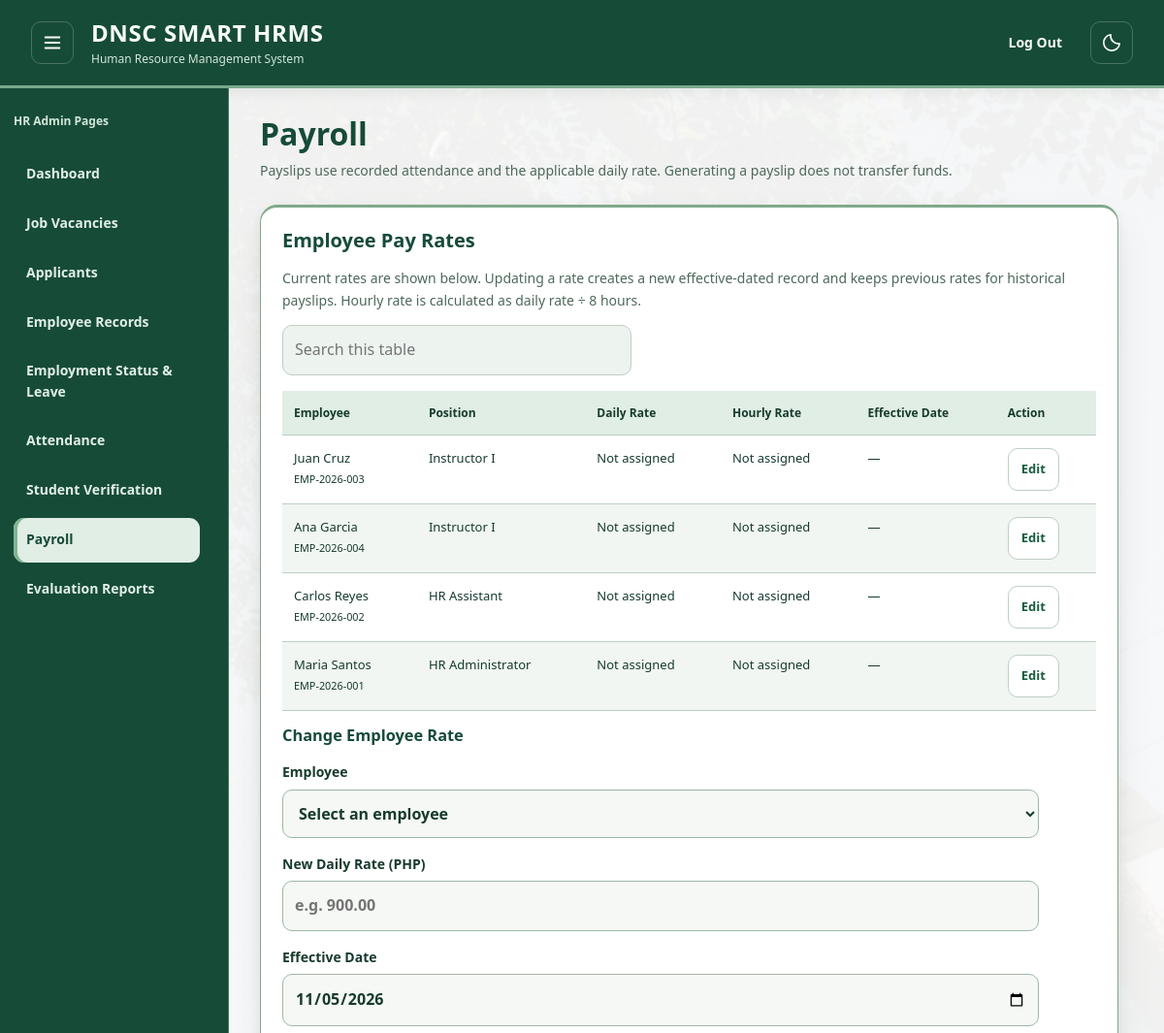
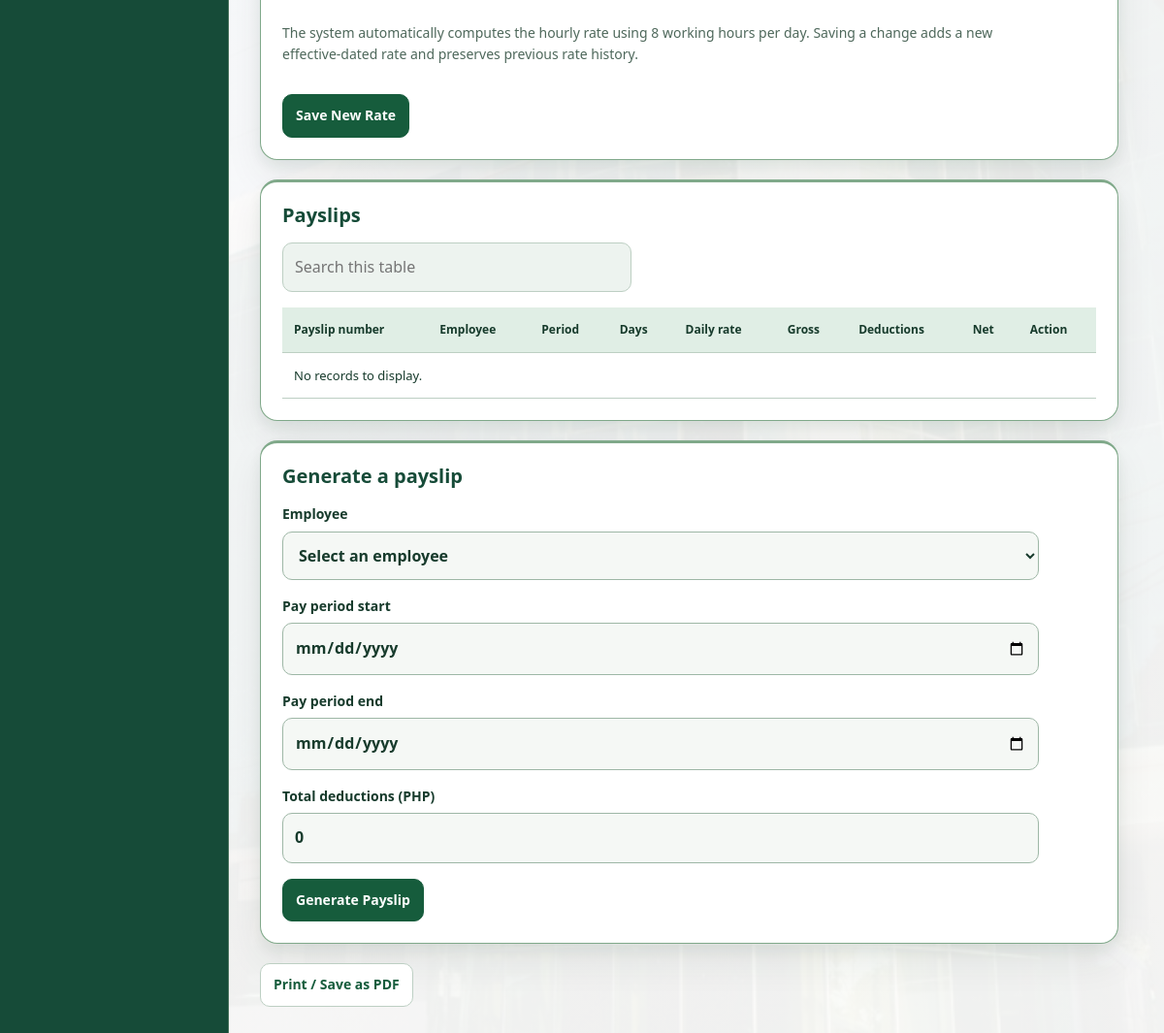
The page /hr-admin/HR_Admin_Payroll.php (signed in) on the database its author committed (2 pictures, top to bottom).
### tables this page shows
CREATE TABLE `employees` (
  `id` bigint(20) NOT NULL,
  `user_id` bigint(20) NOT NULL,
  `employee_number` varchar(30) NOT NULL,
  `rfid_card_number` varchar(50) DEFAULT NULL,
  `first_name` varchar(50) NOT NULL,
  `middle_name` varchar(50) DEFAULT NULL,
  `last_name` varchar(50) NOT NULL,
  `department_id` bigint(20) NOT NULL,
  `position_title` varchar(100) NOT NULL,
  `is_faculty` tinyint(1) DEFAULT 1,
  `date_hired` date NOT NULL,
  `current_status` enum('active','on_leave','resigned','terminated') DEFAULT 'active',
  `created_at` timestamp NOT NULL DEFAULT current_timestamp(),
  `updated_at` timestamp NOT NULL DEFAULT current_timestamp() ON UPDATE current_timestamp()
);

### hr-admin/HR_Admin_Payroll.php (the view, shortened to what this page needs)
<?php
$pdo = db();
function e($v): string
{
  return htmlspecialchars((string)$v, ENT_QUOTES, 'UTF-8');
}
$form = [
  'employee_id'       => '',
  'period_start_date' => '',
  'period_end_date'   => '',
  'deductions'        => '0',
];
$rateForm = [
  'employee_id' => '',
  'daily_rate' => '',
  'effective_date' => date('Y-m-d'),
];
$isRateEdit = false;
  ?><!doctype html>
  </html><?php
$payslips = $pdo->query(
  'SELECT p.*, e.first_name, e.last_name, e.employee_number
       FROM payslips p JOIN employees e ON e.id = p.employee_id
      ORDER BY p.period_end_date DESC, p.id DESC
      LIMIT 500'
)->fetchAll();
$currentRates = $pdo->query(
  'SELECT e.id AS employee_id, e.employee_number, e.first_name, e.last_name,
          e.position_title, pr.daily_rate, pr.hourly_rate, pr.effective_date
     FROM employees e
     LEFT JOIN pay_rates pr
       ON pr.id = (
         SELECT pr2.id
           FROM pay_rates pr2
          WHERE pr2.employee_id = e.id
          ORDER BY pr2.effective_date DESC, pr2.id DESC
          LIMIT 1
       )
    ORDER BY e.last_name, e.first_name'
)->fetchAll();
?>
<!doctype html>
<html lang="en" data-theme="light" data-ready="true">
<head>
  <link rel="stylesheet" href="../assets/navigation.css">
  <link rel="stylesheet" href="../assets/light-theme.css?v=20261028-unified-employee">
</head>
<body class="sidebar-shell">
  <header class="hrms-header has-sidebar-menu"><button type="button" class="hrms-menu icon-button" id="menu-toggle" aria-controls="portal-sidebar" aria-expanded="true" aria-label="Collapse navigation" title="Collapse navigation"><svg viewBox="0 0 24 24" width="22" height="22" fill="none" stroke="currentColor" stroke-width="2" stroke-linecap="round" aria-hidden="true">
        <path d="M4 6h16M4 12h16M4 18h16" />
      </svg></button><a class="hrms-brand" href="../index.html"><strong>DNSC SMART HRMS</strong><span>Human Resource Management System</span></a>
    <nav class="hrms-public-nav" aria-label="Main navigation"><a href="../authentication/logout.php" aria-label="Log out and return to sign in">Log Out</a></nav><button type="button" class="icon-button" id="theme-mode" aria-label="Switch to dark mode"></button>
  </header>
  <div class="demo-layout hrms-layout">
    <aside class="demo-sidebar hrms-sidebar" id="portal-sidebar">
      <p class="account-name">HR Admin Pages</p>
      <nav aria-label="Section navigation"><a href="HR_Admin_Dashboard.php">Dashboard</a><a href="HR_Admin_Job_Vacancies.php">Job Vacancies</a><a href="HR_Admin_Applicant_Management.php">Applicants</a><a href="HR_Admin_Employee_Records.php">Employee Records</a><a href="HR_Admin_Employee_Status.php">Employment Status &amp; Leave</a><a href="HR_Admin_Attendance_Management.php">Attendance</a><a href="HR_Admin_Student_Verification.php">Student Verification</a><a href="HR_Admin_Payroll.php" aria-current="page">Payroll</a><a href="HR_Admin_Evaluation_Reports.php">Evaluation Reports</a></nav>
    </aside>
    <main class="demo-main" id="main-content">
      <header class="demo-heading">
        <h1>Payroll</h1>
        <p>Payslips use recorded attendance and the applicable daily rate. Generating a payslip does not transfer funds.</p>
      </header>
      <section class="demo-panel">
        <h2>Employee Pay Rates</h2>
        <p>Current rates are shown below. Updating a rate creates a new effective-dated record and keeps previous rates for historical payslips. Hourly rate is calculated as daily rate ÷ 8 hours.</p>
        <div class="demo-table-wrap">
          <table>
            <thead>
              <tr>
                <th scope="col">Employee</th>
                <th scope="col">Position</th>
                <th scope="col">Daily Rate</th>
                <th scope="col">Hourly Rate</th>
                <th scope="col">Effective Date</th>
                <th scope="col">Action</th>
              </tr>
            </thead>
            <tbody>
              <?php foreach ($currentRates as $rateRow): ?>
                <tr>
                  <td><?= e($rateRow['first_name'] . ' ' . $rateRow['last_name']) ?><br><small><?= e($rateRow['employee_number']) ?></small></td>
                  <td><?= e($rateRow['position_title']) ?></td>
                  <td><?= $rateRow['daily_rate'] !== null ? e(money($rateRow['daily_rate'])) : 'Not assigned' ?></td>
                  <td><?= $rateRow['hourly_rate'] !== null ? e(money($rateRow['hourly_rate'])) : 'Not assigned' ?></td>
                  <td><?= $rateRow['effective_date'] ? e(date('M j, Y', strtotime($rateRow['effective_date']))) : '—' ?></td>
                  <td><a class="demo-button" href="<?= e(basename(__FILE__)) ?>?edit_rate=<?= (int)$rateRow['employee_id'] ?>#rate-form">Edit</a></td>
                </tr>
              <?php endforeach; ?>
            </tbody>
          </table>
        </div>
        <h3 id="rate-form"><?= $isRateEdit ? 'Edit Employee Rate' : 'Change Employee Rate' ?></h3>
        <form class="demo-form" method="post" action="<?= e(basename(__FILE__)) ?>#rate-form">
          <label>Employee
            <select name="rate_employee_id" required>
              <option value="">Select an employee</option>
            </select>
          </label>
          <label>New Daily Rate (PHP)
            <input type="number" name="daily_rate" min="0.01" max="9999999" step="0.01" value="<?= e($rateForm['daily_rate']) ?>" placeholder="e.g. 900.00" required>
          </label>
          <label>Effective Date
            <input type="date" name="effective_date" value="<?= e($rateForm['effective_date']) ?>" required>
          </label>
          <p class="demo-muted">The system automatically computes the hourly rate using 8 working hours per day. Saving a change adds a new effective-dated rate and preserves previous rate history.</p>
          <div>
            <button class="demo-button primary" type="submit"><?= $isRateEdit ? 'Save Rate Changes' : 'Save New Rate' ?></button>
          </div>
        </form>
      </section>
      <section class="demo-panel">
        <h2>Payslips</h2>
        <div class="demo-table-wrap">
          <table>
            <thead>
              <tr>
                <th scope="col">Payslip number</th>
                <th scope="col">Employee</th>
                <th scope="col">Period</th>
                <th scope="col">Days</th>
                <th scope="col">Daily rate</th>
                <th scope="col">Gross</th>
                <th scope="col">Deductions</th>
                <th scope="col">Net</th>
                <th scope="col">Action</th>
              </tr>
            </thead>
            <tbody>
              <?php if (!$payslips): ?>
              <tr>
                <td colspan="9">No records to display.</td>
              </tr>
              <?php endif; ?>
            </tbody>
          </table>
        </div>
      </section>
      <section class="demo-panel">
        <h2>Generate a payslip</h2>
        <form class="demo-form" method="post" action="<?= e(basename(__FILE__)) ?>" aria-label="Form details"><label>Employee<select name="employee_id" required>
            <option value=""<?= $form['employee_id'] === '' ? ' selected' : '' ?>>Select an employee</option>
          </select></label><label>Pay period start<input name="period_start_date" type="date" value="<?= e($form['period_start_date']) ?>" required></label><label>Pay period end<input name="period_end_date" type="date" value="<?= e($form['period_end_date']) ?>" required></label><label>Total deductions (PHP)<input name="deductions" type="number" value="<?= e($form['deductions']) ?>" required min="0" step="0.01"></label>
          <div><button class="demo-button primary" type="submit">Generate Payslip</button></div>
        </form>
      </section><button class="demo-button" type="button" data-print>Print / Save as PDF</button>
    </main>
  </div>
</body>
</html>

### assets/navigation.css (style rules this page uses)
html:has(body.sidebar-shell) { height:100%;overflow:hidden }
body.sidebar-shell { height:100vh;height:100dvh;min-height:0;margin:0;padding:0;display:flex;flex-direction:column;overflow:hidden;font-family:'DM Sans','Segoe UI',sans-serif!important;font-size:14px!important;font-weight:400;line-height:1.6!important }
body.sidebar-shell>header.hrms-header { flex:none;display:grid;grid-template-columns:44px minmax(180px,1fr) auto 44px;align-items:center;gap:18px;width:100%;margin:0;padding:18px 32px;border-bottom:1px solid var(--line);font-family:'DM Sans','Segoe UI',sans-serif;font-size:14px;line-height:1.6 }
body.sidebar-shell>header.hrms-header #menu-toggle { grid-column:1;grid-row:1;order:0;margin:0!important }
body.sidebar-shell>header.hrms-header .hrms-brand { grid-column:2;grid-row:1;margin:0!important;width:auto;min-width:0;gap:3px }
body.sidebar-shell>header.hrms-header .hrms-brand strong { font-family:Outfit,'Segoe UI',sans-serif!important;font-size:24px!important;font-weight:700;line-height:1.35;letter-spacing:.025em }
body.sidebar-shell>header.hrms-header .hrms-brand span { font-family:'DM Sans','Segoe UI',sans-serif;font-size:12px!important;line-height:1.35;letter-spacing:normal }
body.sidebar-shell>header.hrms-header .hrms-public-nav { grid-column:3;grid-row:1;order:0;width:auto;gap:6px;flex-wrap:nowrap;margin:0;align-items:center }
body.sidebar-shell>header.hrms-header .hrms-public-nav a { display:inline-flex;align-items:center;justify-content:center;min-height:44px;margin:0;padding:8px 10px;border:1px solid transparent;border-radius:9px;background:transparent;font-family:'DM Sans','Segoe UI',sans-serif;font-size:14px;line-height:1.6;font-weight:600;text-decoration:none;transform:none!important;transition:background-color .5s ease-in-out,color .5s ease-in-out }
body.sidebar-shell>header.hrms-header #theme-mode { grid-column:4;grid-row:1;display:grid;place-items:center;width:44px;height:44px;min-width:44px;padding:0;margin:0!important;flex:none }
body.sidebar-shell>.hrms-layout { flex:1 1 auto;width:100%;min-height:0!important;height:0;overflow:hidden;align-items:stretch;transition:none!important }
body.sidebar-shell>.hrms-layout>.hrms-sidebar { height:100%;max-height:none;padding:24px 14px;overflow-x:hidden;overflow-y:auto;scrollbar-gutter:stable;border-right:1px solid var(--line);font-family:'DM Sans','Segoe UI',sans-serif!important;font-size:14px!important;line-height:1.6!important;transition:background-color .5s ease-in-out,color .5s ease-in-out,border-color .5s ease-in-out!important }
body.sidebar-shell .hrms-sidebar .account-name { min-width:0;margin:0 0 22px;font-size:12px;font-weight:400;line-height:1.6;overflow-wrap:anywhere }
body.sidebar-shell .hrms-sidebar nav { min-width:0;display:grid;gap:5px;padding:0;margin:0 }
body.sidebar-shell .hrms-sidebar nav a { display:flex;align-items:center;box-sizing:border-box;width:100%;min-height:46px;margin:0;padding:11px 13px;border:0;border-radius:11px;font-family:'DM Sans','Segoe UI',sans-serif!important;font-size:14px!important;font-weight:600!important;line-height:1.6!important;letter-spacing:normal;text-decoration:none;transform:none!important;transition:background-color .5s ease-in-out,color .5s ease-in-out }
body.sidebar-shell .hrms-sidebar nav a[aria-current] { background:var(--slot-bg);color:var(--blue);box-shadow:inset 3px 0 0 var(--blue) }
body.sidebar-shell>.hrms-layout>#main-content { width:100%;height:100%;min-width:0;min-height:0;max-width:none!important;margin:0!important;padding:28px 32px!important;overflow-x:hidden;overflow-y:auto;overscroll-behavior:contain;scrollbar-gutter:stable;font-family:'DM Sans','Segoe UI',sans-serif!important;font-size:14px;line-height:1.6 }
body.sidebar-shell #main-content h1 { font-family:Outfit,'Segoe UI',sans-serif!important;font-size:32px!important;font-weight:700!important;line-height:1.2!important;letter-spacing:normal;margin:0 0 8px }
body.sidebar-shell #main-content h2 { font-family:Outfit,'Segoe UI',sans-serif!important;font-size:20px!important;line-height:1.2!important;font-weight:600!important }
body.sidebar-shell #main-content table { font-family:'DM Sans','Segoe UI',sans-serif;font-size:13px;line-height:1.6 }

### rows shown on the page
employees: first_name+last_name "Juan Cruz", employee_number "EMP-2026-003", position_title "Instructor I"
employees: first_name+last_name "Ana Garcia", employee_number "EMP-2026-004", position_title "Instructor I"
employees: first_name+last_name "Carlos Reyes", employee_number "EMP-2026-002", position_title "HR Assistant"
employees: first_name+last_name "Maria Santos", employee_number "EMP-2026-001", position_title "HR Administrator"
